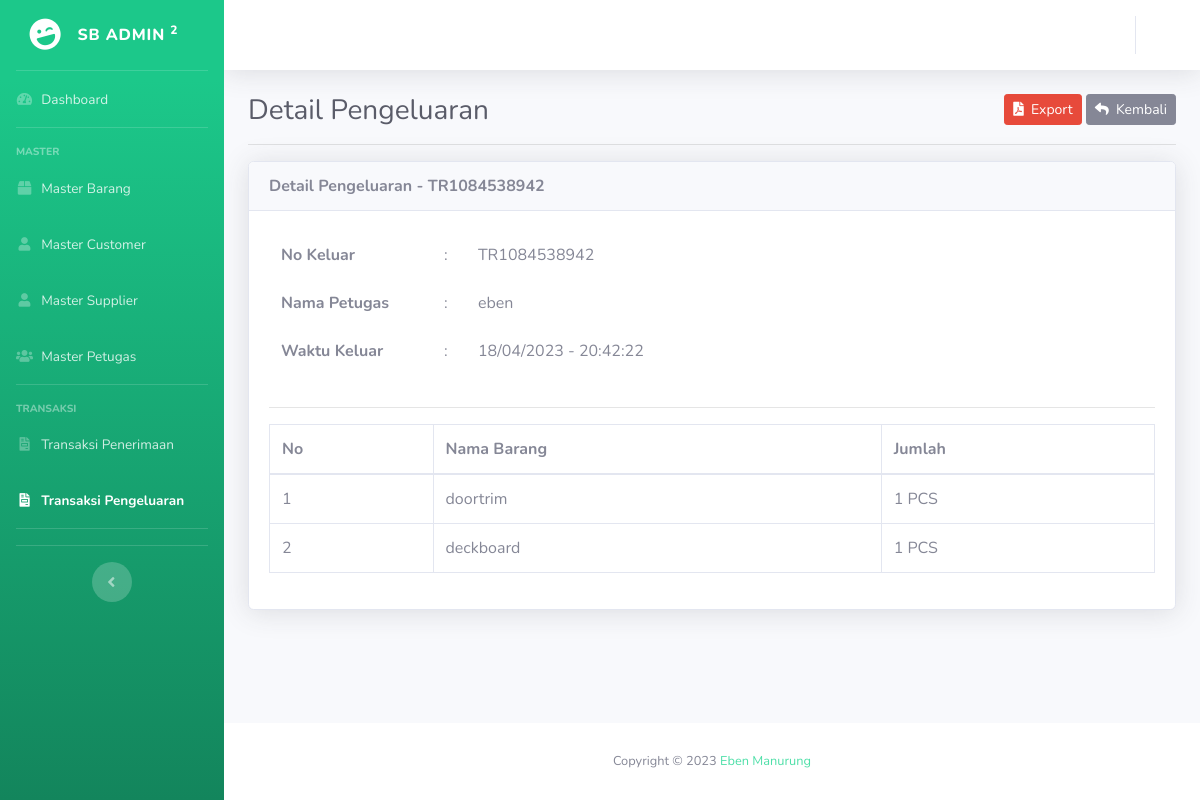
Page /pengeluaran/detail/TR1084538942 on the committed database.
### tables this page shows
CREATE TABLE `pengeluaran` (
  `id` int(11) NOT NULL,
  `no_keluar` varchar(25) DEFAULT NULL,
  `tgl_keluar` varchar(25) DEFAULT NULL,
  `jam_keluar` varchar(10) DEFAULT NULL,
  `nama_customer` varchar(80) DEFAULT NULL,
  `nama_petugas` varchar(80) DEFAULT NULL
);

CREATE TABLE `detail_keluar` (
  `no_keluar` varchar(25) DEFAULT NULL,
  `nama_barang` varchar(80) DEFAULT NULL,
  `jumlah` int(11) DEFAULT NULL,
  `satuan` varchar(20) DEFAULT NULL
);

### application/controllers/Pengeluaran.php (called while the page is built, shortened)
<?php
class Pengeluaran extends CI_Controller{
	public function __construct(){
		$this->data['aktif'] = 'pengeluaran';
		$this->load->model('M_barang', 'm_barang');
		$this->load->model('M_customer', 'm_customer');
		$this->load->model('M_pengeluaran', 'm_pengeluaran');
		$this->load->model('M_detail_keluar', 'm_detail_keluar');
	}
	public function detail($no_keluar){
		$this->data['title'] = 'Detail Pengeluaran';
		$this->data['pengeluaran'] = $this->m_pengeluaran->lihat_no_keluar($no_keluar);
		$this->data['all_detail_keluar'] = $this->m_detail_keluar->lihat_no_keluar($no_keluar);
		$this->data['no'] = 1;
		$this->load->view('pengeluaran/detail', $this->data);
	}
}

### index.php (called while the page is built, shortened)
<?php
require_once BASEPATH.'core/CodeIgniter.php';

### application/models/M_pengeluaran.php (called while the page is built, shortened)
<?php
class M_pengeluaran extends CI_Model {
	protected $_table = 'pengeluaran';
	public function lihat_no_keluar($no_keluar){
		return $this->db->get_where($this->_table, ['no_keluar' => $no_keluar])->row();
	}
}

### application/models/M_detail_keluar.php (called while the page is built, shortened)
<?php
class M_detail_keluar extends CI_Model {
	protected $_table = 'detail_keluar';
	public function lihat_no_keluar($no_keluar){
		return $this->db->get_where($this->_table, ['no_keluar' => $no_keluar])->result();
	}
}

### application/views/pengeluaran/detail.php (the view, shortened to what this page needs)
<!DOCTYPE html>
<html lang="en">
<head>
</head>
<body id="page-top">
	<div id="wrapper">
		<div id="content-wrapper" class="d-flex flex-column">
			<div id="content" data-url="<?= base_url('pengeluaran') ?>">
				<div class="container-fluid">
				<div class="clearfix">
					<div class="float-left">
						<h1 class="h3 m-0 text-gray-800"><?= $title ?></h1>
					</div>
					<div class="float-right">
						<a href="<?= base_url('pengeluaran/export_detail/' . $pengeluaran->no_keluar) ?>" class="btn btn-danger btn-sm"><i class="fa fa-file-pdf"></i>&nbsp;&nbsp;Export</a>
						<a href="<?= base_url('pengeluaran') ?>" class="btn btn-secondary btn-sm"><i class="fa fa-reply"></i>&nbsp;&nbsp;Kembali</a>
					</div>
				</div>
				<hr>
				<div class="card shadow">
					<div class="card-header"><strong><?= $title ?> - <?= $pengeluaran->no_keluar ?></strong></div>
					<div class="card-body">
						<div class="row">
							<div class="col-md-6">
								<table class="table table-borderless">
									<tr>
										<td><strong>No Keluar</strong></td>
										<td>:</td>
										<td><?= $pengeluaran->no_keluar ?></td>
									</tr>
									<tr>
										<td><strong>Nama Petugas</strong></td>
										<td>:</td>
										<td><?= $pengeluaran->nama_petugas ?></td>
									</tr>
									<tr>
										<td><strong>Waktu Keluar</strong></td>
										<td>:</td>
										<td><?= $pengeluaran->tgl_keluar ?> - <?= $pengeluaran->jam_keluar ?></td>
									</tr>
								</table>
							</div>
						</div>
						<hr>
						<div class="row">
							<div class="col-md-12">
								<table class="table table-bordered">
									<thead>
										<tr>
											<td><strong>No</strong></td>
											<td><strong>Nama Barang</strong></td>
											<td><strong>Jumlah</strong></td>
										</tr>
									</thead>
									<tbody>
										<?php foreach ($all_detail_keluar as $detail_keluar): ?>
											<tr>
												<td><?= $no++ ?></td>
												<td><?= $detail_keluar->nama_barang ?></td>
												<td><?= $detail_keluar->jumlah ?> <?= strtoupper($detail_keluar->satuan) ?></td>
											</tr>
										<?php endforeach ?>
									</tbody>
								</table>
							</div>
						</div>
					</div>
				</div>
				</div>
			</div>
		</div>
	</div>
</body>
</html>

### rows in the picture
pengeluaran: no_keluar "TR1084538942", nama_petugas "eben", tgl_keluar "18/04/2023", jam_keluar "20:42:22"
detail_keluar: nama_barang "doortrim", jumlah "1", satuan "PCS"
detail_keluar: nama_barang "deckboard", jumlah "1", satuan "PCS"

### other values in the picture
$title "Detail Pengeluaran"
